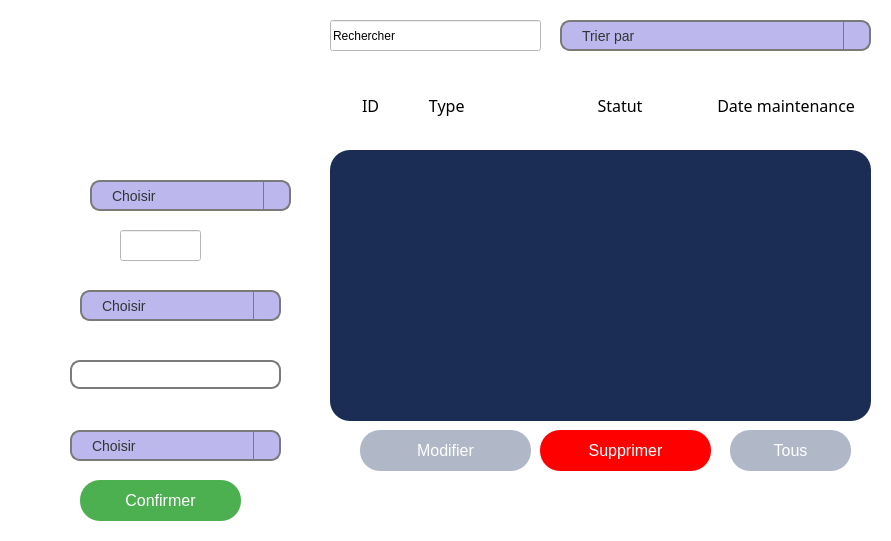
       <widget class="QStackedWidget" name="stackedWidget_3">
        <property name="geometry">
         <rect>
          <x>349</x>
          <y>229</y>
          <width>891</width>
          <height>541</height>
         </rect>
        </property>
        <property name="styleSheet">
         <string notr="true">background: transparent;
</string>
        </property>
        <property name="currentIndex">
         <number>1</number>
        </property>
        <widget class="QWidget" name="mapcentre">
         <widget class="QWidget" name="verticalLayoutWidget_2">
          <property name="geometry">
           <rect>
            <x>0</x>
            <y>-1</y>
            <width>901</width>
            <height>551</height>
           </rect>
          </property>
          <layout class="QVBoxLayout" name="verticalLayout"/>
         </widget>
        </widget>
        <widget class="QWidget" name="donnees">
         <property name="styleSheet">
          <string notr="true">background: transparent;
</string>
         </property>
         <widget class="QPushButton" name="statBtn">
          <property name="geometry">
           <rect>
            <x>730</x>
            <y>430</y>
            <width>121</width>
            <height>41</height>
           </rect>
          </property>
          <property name="styleSheet">
           <string notr="true">QPushButton {
    font-family: 'OCR A Extended', sans-serif; /* Police OCR A Extended */
    font-size: 16px; /* Taille de la police */
    color: white; /* Couleur du texte */
    background-color:#b0b7c7; /* Couleur de fond */
    border: none; /* Pas de bordure */
    border-radius: 20px; /* Coins arrondis */
    padding: 10px 20px; /* Espacement interne */
    cursor: pointer; /* Changement du curseur au survol */
}

QPushButton:hover {
    background-color: #1b2c55; /* Couleur de fond au survol */
}

QPushButton:pressed {
    background-color:#1b2c55; /* Couleur de fond lorsqu'on clique */
    padding-top: 9px; /* Réduction de l'espacement interne pour un effet de clic */
    padding-left: 19px; /* Réduction de l'espacement interne pour un effet de clic */
}
</string>
          </property>
          <property name="text">
           <string>Tous</string>
          </property>
         </widget>
         <widget class="QComboBox" name="type_m">
          <property name="geometry">
           <rect>
            <x>90</x>
            <y>180</y>
            <width>201</width>
            <height>31</height>
           </rect>
          </property>
          <property name="styleSheet">
           <string notr="true">QComboBox {
   font-family: 'OCR A Extended', sans-serif; /* Police OCR A Extended */
	background-color: rgb(188, 184, 238);
    border: 2px solid #7a7a7a; /* Bordure */
    border-radius: 10px; /* Coins arrondis */
    padding: 5px 20px; /* Espacement interne */
    color: #333; /* Couleur du texte */
    font-size: 14px; /* Taille de la police */
}

/* Style de la liste déroulante */
QComboBox QAbstractItemView {
    background-color: #ffffff; /* Couleur de fond de la liste */
    border: 1px solid #7a7a7a; /* Bordure de la liste */
    selection-background-color: #0078d7; /* Couleur de fond lors de la sélection */
    selection-color: white; /* Couleur du texte lors de la sélection */
}

/* Style pour le bouton de la liste déroulante */
QComboBox::drop-down {
    subcontrol-origin: padding;
    subcontrol-position: top right;
    width: 25px; /* Largeur du bouton de liste déroulante */
    border-left: 1px solid #7a7a7a; /* Bordure gauche du bouton */
}

/* Style pour la flèche du bouton de liste déroulante */
QComboBox::down-arrow {
    image: url(arrow.png); /* Remplace par le chemin de ton image de flèche */
    width: 10px; /* Largeur de la flèche */
    height: 10px; /* Hauteur de la flèche */
}

/* Effet au survol */
QComboBox:hover {
    border: 2px solid #0056b3; /* Couleur de bordure au survol */
}

QComboBox:focus {
    border: 2px solid #0078d7; /* Couleur de bordure lors du focus */
}
QComboBox::down-arrow {
    color: #333; /* Couleur de la flèche */
    width: 10px; /* Largeur de la flèche */
    height: 10px; /* Hauteur de la flèche */
}</string>
          </property>
          <item>
           <property name="text">
            <string>Choisir</string>
           </property>
          </item>
          <item>
           <property name="text">
            <string>Tour CNC</string>
           </property>
          </item>
          <item>
           <property name="text">
            <string>Fraiseuse CNC</string>
           </property>
          </item>
          <item>
           <property name="text">
            <string>Robots industriels</string>
           </property>
          </item>
          <item>
           <property name="text">
            <string>Imprimante 3D</string>
           </property>
          </item>
         </widget>
         <widget class="QPushButton" name="modifierButton">
          <property name="geometry">
           <rect>
            <x>360</x>
            <y>430</y>
            <width>171</width>
            <height>41</height>
           </rect>
          </property>
          <property name="styleSheet">
           <string notr="true">QPushButton {
    font-family: 'OCR A Extended', sans-serif; /* Police OCR A Extended */
    font-size: 16px; /* Taille de la police */
    color: white; /* Couleur du texte */
    background-color: #b0b7c7; /* Couleur de fond */
    border: none; /* Pas de bordure */
    border-radius: 20px; /* Coins arrondis */
    padding: 10px 20px; /* Espacement interne */
    cursor: pointer; /* Changement du curseur au survol */
}

QPushButton:hover {
    background-color: #1b2c55; /* Couleur de fond au survol */
}

QPushButton:pressed {
    background-color:#1b2c55; /* Couleur de fond lorsqu'on clique */
    padding-top: 9px; /* Réduction de l'espacement interne pour un effet de clic */
    padding-left: 19px; /* Réduction de l'espacement interne pour un effet de clic */
}
</string>
          </property>
          <property name="text">
           <string>Modifier</string>
          </property>
         </widget>
         <widget class="QLineEdit" name="id_machine">
          <property name="geometry">
           <rect>
            <x>120</x>
            <y>230</y>
            <width>81</width>
            <height>31</height>
           </rect>
          </property>
          <property name="styleSheet">
           <string notr="true">background-color: rgb(255, 255, 255);</string>
          </property>
          <property name="text">
           <string/>
          </property>
         </widget>
         <widget class="QDateEdit" name="date_maintenance">
          <property name="geometry">
           <rect>
            <x>70</x>
            <y>360</y>
            <width>211</width>
            <height>29</height>
           </rect>
          </property>
          <property name="styleSheet">
           <string notr="true">QDateEdit {
  
    border: 2px solid #7a7a7a; /* Bordure */
    border-radius: 10px; /* Coins arrondis */
    padding: 5px 10px; /* Espacement interne */
    color: white; /* Couleur du texte */
    font-family: 'OCR A Extended', sans-serif; /* Police OCR A Extended */
    font-size: 14px; /* Taille de la police */
}

/* Style pour le bouton de sélection de date */
QDateEdit::drop-down {
    subcontrol-origin: padding;
    subcontrol-position: top right;
    width: 25px; /* Largeur du bouton de liste déroulante */
    border-left: 1px solid #7a7a7a; /* Bordure gauche du bouton */
}

/* Style pour la flèche du bouton de sélection de date */
QDateEdit::down-arrow {
    image: url(arrow.png); /* Remplace par le chemin de ton image de flèche */
    width: 10px; /* Largeur de la flèche */
    height: 10px; /* Hauteur de la flèche */
}

/* Effet au survol */
QDateEdit:hover {
    border: 2px solid #0056b3; /* Couleur de bordure au survol */
}

QDateEdit:focus {
    border: 2px solid #0078d7; /* Couleur de bordure lors du focus */
}
</string>
          </property>
         </widget>
         <widget class="QLineEdit" name="lineEdit_5">
          <property name="enabled">
           <bool>true</bool>
          </property>
          <property name="geometry">
           <rect>
            <x>20</x>
            <y>170</y>
            <width>161</width>
            <height>51</height>
           </rect>
          </property>
          <property name="font">
           <font>
            <family>OCR A Extended</family>
            <pointsize>12</pointsize>
            <bold>false</bold>
            <underline>false</underline>
           </font>
          </property>
          <property name="acceptDrops">
           <bool>true</bool>
          </property>
          <property name="autoFillBackground">
           <bool>false</bool>
          </property>
          <property name="styleSheet">
           <string notr="true">QLineEdit { background-color: transparent;
color:white; }</string>
          </property>
          <property name="text">
           <string>Type</string>
          </property>
          <property name="frame">
           <bool>false</bool>
          </property>
          <property name="readOnly">
           <bool>false</bool>
          </property>
         </widget>
         <widget class="QLineEdit" name="lineEdit_3">
          <property name="enabled">
           <bool>true</bool>
          </property>
          <property name="geometry">
           <rect>
            <x>360</x>
            <y>80</y>
            <width>711</width>
            <height>51</height>
           </rect>
          </property>
          <property name="font">
           <font>
            <family>Impact</family>
            <pointsize>12</pointsize>
            <bold>false</bold>
            <underline>false</underline>
           </font>
          </property>
          <property name="acceptDrops">
           <bool>true</bool>
          </property>
          <property name="autoFillBackground">
           <bool>false</bool>
          </property>
          <property name="styleSheet">
           <string notr="true">QLineEdit { background-color: transparent;
color:black; }</string>
          </property>
          <property name="text">
           <string>ID            Type                                Statut                  Date maintenance            Localisation</string>
          </property>
          <property name="frame">
           <bool>false</bool>
          </property>
          <property name="readOnly">
           <bool>false</bool>
          </property>
         </widget>
         <widget class="QPushButton" name="confirmerMachine">
          <property name="geometry">
           <rect>
            <x>80</x>
            <y>480</y>
            <width>161</width>
            <height>41</height>
           </rect>
          </property>
          <property name="styleSheet">
           <string notr="true">QPushButton {
    font-family: 'OCR A Extended', sans-serif; /* Police OCR A Extended */
    font-size: 16px; /* Taille de la police */
    color: white; /* Couleur du texte */
    background-color: #4CAF50; /* Couleur de fond */
    border: none; /* Pas de bordure */
   border-radius: 20px; /* Coins arrondis */
    padding: 10px 20px; /* Espacement interne */
    cursor: pointer; /* Changement du curseur au survol */
}

QPushButton:hover {
    background-color: green; /* Couleur de fond au survol */
}

QPushButton:pressed {
    background-color:green; /* Couleur de fond lorsqu'on clique */
    padding-top: 9px; /* Réduction de l'espacement interne pour un effet de clic */
    padding-left: 19px; /* Réduction de l'espacement interne pour un effet de clic */
}
</string>
          </property>
          <property name="text">
           <string>Confirmer</string>
          </property>
         </widget>
         <widget class="QLineEdit" name="searchLineEdit">
          <property name="geometry">
           <rect>
            <x>330</x>
            <y>20</y>
            <width>211</width>
            <height>31</height>
           </rect>
          </property>
          <property name="styleSheet">
           <string notr="true">QLineEdit {
	background-color: rgb(255, 255, 255);
    font-family: &quot;OCR A Extended&quot;;  /* Définit la police sur OCR A Extended */
    /*font-size: 14px;                /* Taille de la police (ajustable) */
   /* color: black;                   /* Couleur du texte */
    /*padding: 5px;                   /* Espacement interne */
   /* border: 1px solid gray;         /* Bordure grise */
   /* border-radius: 5px;             /* Coins arrondis */
}
</string>
          </property>
          <property name="text">
           <string>Rechercher</string>
          </property>
         </widget>
         <widget class="QPushButton" name="supprimerMachine">
          <property name="geometry">
           <rect>
            <x>540</x>
            <y>430</y>
            <width>171</width>
            <height>41</height>
           </rect>
          </property>
          <property name="styleSheet">
           <string notr="true">QPushButton {
    font-family: 'OCR A Extended', sans-serif; /* Police OCR A Extended */
    font-size: 16px; /* Taille de la police */
    color: white; /* Couleur du texte */
    background-color: red; /* Couleur de fond */
    border: none; /* Pas de bordure */
   border-radius: 20px; /* Coins arrondis */
    padding: 10px 20px; /* Espacement interne */
    cursor: pointer; /* Changement du curseur au survol */
}

QPushButton:hover {
    background-color: #1b2c55; /* Couleur de fond au survol */
}

QPushButton:pressed {
    background-color:#1b2c55; /* Couleur de fond lorsqu'on clique */
    padding-top: 9px; /* Réduction de l'espacement interne pour un effet de clic */
    padding-left: 19px; /* Réduction de l'espacement interne pour un effet de clic */
}
</string>
          </property>
          <property name="text">
           <string>Supprimer</string>
          </property>
         </widget>
         <widget class="QComboBox" name="statut_m">
          <property name="geometry">
           <rect>
            <x>80</x>
            <y>290</y>
            <width>201</width>
            <height>31</height>
           </rect>
          </property>
          <property name="styleSheet">
           <string notr="true">QComboBox {
   font-family: 'OCR A Extended', sans-serif; /* Police OCR A Extended */
	background-color: rgb(188, 184, 238);
    border: 2px solid #7a7a7a; /* Bordure */
    border-radius: 10px; /* Coins arrondis */
    padding: 5px 20px; /* Espacement interne */
    color: #333; /* Couleur du texte */
    font-size: 14px; /* Taille de la police */
}

/* Style de la liste déroulante */
QComboBox QAbstractItemView {
    background-color: #ffffff; /* Couleur de fond de la liste */
    border: 1px solid #7a7a7a; /* Bordure de la liste */
    selection-background-color: #0078d7; /* Couleur de fond lors de la sélection */
    selection-color: white; /* Couleur du texte lors de la sélection */
}

/* Style pour le bouton de la liste déroulante */
QComboBox::drop-down {
    subcontrol-origin: padding;
    subcontrol-position: top right;
    width: 25px; /* Largeur du bouton de liste déroulante */
    border-left: 1px solid #7a7a7a; /* Bordure gauche du bouton */
}

/* Style pour la flèche du bouton de liste déroulante */
QComboBox::down-arrow {
    image: url(arrow.png); /* Remplace par le chemin de ton image de flèche */
    width: 10px; /* Largeur de la flèche */
    height: 10px; /* Hauteur de la flèche */
}

/* Effet au survol */
QComboBox:hover {
    border: 2px solid #0056b3; /* Couleur de bordure au survol */
}

QComboBox:focus {
    border: 2px solid #0078d7; /* Couleur de bordure lors du focus */
}
QComboBox::down-arrow {
    color: #333; /* Couleur de la flèche */
    width: 10px; /* Largeur de la flèche */
    height: 10px; /* Hauteur de la flèche */
}</string>
          </property>
          <item>
           <property name="text">
            <string>Choisir</string>
           </property>
          </item>
          <item>
           <property name="text">
            <string>en fonctionnement</string>
           </property>
          </item>
          <item>
           <property name="text">
            <string>en maintenance</string>
           </property>
          </item>
          <item>
           <property name="text">
            <string>en panne</string>
           </property>
          </item>
         </widget>
         <widget class="QLineEdit" name="lineEdit_13">
          <property name="enabled">
           <bool>true</bool>
          </property>
          <property name="geometry">
           <rect>
            <x>30</x>
            <y>390</y>
            <width>161</width>
            <height>51</height>
           </rect>
          </property>
          <property name="font">
           <font>
            <family>OCR A Extended</family>
            <pointsize>12</pointsize>
            <bold>false</bold>
            <underline>false</underline>
           </font>
          </property>
          <property name="acceptDrops">
           <bool>true</bool>
          </property>
          <property name="autoFillBackground">
           <bool>false</bool>
          </property>
          <property name="styleSheet">
           <string notr="true">QLineEdit { background-color: transparent;
color:white; }</string>
          </property>
          <property name="text">
           <string>localisation</string>
          </property>
          <property name="frame">
           <bool>false</bool>
          </property>
          <property name="readOnly">
           <bool>false</bool>
          </property>
         </widget>
         <widget class="QLineEdit" name="lineEdit_6">
          <property name="enabled">
           <bool>true</bool>
          </property>
          <property name="geometry">
           <rect>
            <x>30</x>
            <y>250</y>
            <width>161</width>
            <height>51</height>
           </rect>
          </property>
          <property name="font">
           <font>
            <family>OCR A Extended</family>
            <pointsize>12</pointsize>
            <bold>false</bold>
            <underline>false</underline>
           </font>
          </property>
          <property name="acceptDrops">
           <bool>true</bool>
          </property>
          <property name="autoFillBackground">
           <bool>false</bool>
          </property>
          <property name="styleSheet">
           <string notr="true">QLineEdit { background-color: transparent;
color:white; }</string>
          </property>
          <property name="text">
           <string>Statut</string>
          </property>
          <property name="frame">
           <bool>false</bool>
          </property>
          <property name="readOnly">
           <bool>false</bool>
          </property>
         </widget>
         <widget class="QLineEdit" name="lineEdit_14">
          <property name="enabled">
           <bool>true</bool>
          </property>
          <property name="geometry">
           <rect>
            <x>80</x>
            <y>220</y>
            <width>51</width>
            <height>51</height>
           </rect>
          </property>
          <property name="font">
           <font>
            <family>OCR A Extended</family>
            <pointsize>12</pointsize>
            <bold>false</bold>
            <underline>false</underline>
           </font>
          </property>
          <property name="acceptDrops">
           <bool>true</bool>
          </property>
          <property name="autoFillBackground">
           <bool>false</bool>
          </property>
          <property name="styleSheet">
           <string notr="true">QLineEdit { background-color: transparent;
color:white; }</string>
          </property>
          <property name="text">
           <string>ID</string>
          </property>
          <property name="frame">
           <bool>false</bool>
          </property>
          <property name="readOnly">
           <bool>false</bool>
          </property>
         </widget>
         <widget class="QComboBox" name="localisation">
          <property name="geometry">
           <rect>
            <x>70</x>
            <y>430</y>
            <width>211</width>
            <height>31</height>
           </rect>
          </property>
          <property name="styleSheet">
           <string notr="true">QComboBox {
   font-family: 'OCR A Extended', sans-serif; /* Police OCR A Extended */
	background-color: rgb(188, 184, 238);
    border: 2px solid #7a7a7a; /* Bordure */
    border-radius: 10px; /* Coins arrondis */
    padding: 5px 20px; /* Espacement interne */
    color: #333; /* Couleur du texte */
    font-size: 14px; /* Taille de la police */
}

/* Style de la liste déroulante */
QComboBox QAbstractItemView {
    background-color: #ffffff; /* Couleur de fond de la liste */
    border: 1px solid #7a7a7a; /* Bordure de la liste */
    selection-background-color: #0078d7; /* Couleur de fond lors de la sélection */
    selection-color: white; /* Couleur du texte lors de la sélection */
}

/* Style pour le bouton de la liste déroulante */
QComboBox::drop-down {
    subcontrol-origin: padding;
    subcontrol-position: top right;
    width: 25px; /* Largeur du bouton de liste déroulante */
    border-left: 1px solid #7a7a7a; /* Bordure gauche du bouton */
}

/* Style pour la flèche du bouton de liste déroulante */
QComboBox::down-arrow {
    image: url(arrow.png); /* Remplace par le chemin de ton image de flèche */
    width: 10px; /* Largeur de la flèche */
    height: 10px; /* Hauteur de la flèche */
}

/* Effet au survol */
QComboBox:hover {
    border: 2px solid #0056b3; /* Couleur de bordure au survol */
}

QComboBox:focus {
    border: 2px solid #0078d7; /* Couleur de bordure lors du focus */
}
QComboBox::down-arrow {
    color: #333; /* Couleur de la flèche */
    width: 10px; /* Largeur de la flèche */
    height: 10px; /* Hauteur de la flèche */
}</string>
          </property>
          <item>
           <property name="text">
            <string>Choisir</string>
           </property>
          </item>
          <item>
           <property name="text">
            <string>Tunis</string>
           </property>
          </item>
          <item>
           <property name="text">
            <string>Monastir</string>
           </property>
          </item>
          <item>
           <property name="text">
            <string>Jendouba</string>
           </property>
          </item>
          <item>
           <property name="text">
            <string>Bizert</string>
           </property>
          </item>
         </widget>
         <widget class="QLineEdit" name="lineEdit_9">
          <property name="enabled">
           <bool>true</bool>
          </property>
          <property name="geometry">
           <rect>
            <x>30</x>
            <y>320</y>
            <width>301</width>
            <height>51</height>
           </rect>
          </property>
          <property name="font">
           <font>
            <family>OCR A Extended</family>
            <pointsize>12</pointsize>
            <bold>false</bold>
            <underline>false</underline>
           </font>
          </property>
          <property name="acceptDrops">
           <bool>true</bool>
          </property>
          <property name="autoFillBackground">
           <bool>false</bool>
          </property>
          <property name="styleSheet">
           <string notr="true">QLineEdit { background-color: transparent;
color:white; }</string>
          </property>
          <property name="text">
           <string>Date maintenance </string>
          </property>
          <property name="frame">
           <bool>false</bool>
          </property>
          <property name="readOnly">
           <bool>false</bool>
          </property>
         </widget>
         <widget class="QTableView" name="tableMachine">
          <property name="geometry">
           <rect>
            <x>330</x>
            <y>150</y>
            <width>541</width>
            <height>271</height>
           </rect>
          </property>
          <property name="font">
           <font>
            <bold>true</bold>
           </font>
          </property>
          <property name="styleSheet">
           <string notr="true"> border-radius: 20px; /* Coins arrondis */
background-color: #1b2c55;
color:white;</string>
          </property>
          <property name="editTriggers">
           <set>QAbstractItemView::AnyKeyPressed|QAbstractItemView::EditKeyPressed</set>
          </property>
          <property name="dragDropOverwriteMode">
           <bool>false</bool>
          </property>
          <property name="showGrid">
           <bool>true</bool>
          </property>
          <attribute name="horizontalHeaderVisible">
           <bool>false</bool>
          </attribute>
          <attribute name="horizontalHeaderHighlightSections">
           <bool>false</bool>
          </attribute>
          <attribute name="verticalHeaderVisible">
           <bool>false</bool>
          </attribute>
          <attribute name="verticalHeaderHighlightSections">
           <bool>false</bool>
          </attribute>
         </widget>
         <widget class="QComboBox" name="comboBoxtrie">
          <property name="geometry">
           <rect>
            <x>560</x>
            <y>20</y>
            <width>311</width>
            <height>31</height>
           </rect>
          </property>
          <property name="styleSheet">
           <string notr="true">QComboBox {
   font-family: 'OCR A Extended', sans-serif; /* Police OCR A Extended */
	background-color: rgb(188, 184, 238);
    border: 2px solid #7a7a7a; /* Bordure */
    border-radius: 10px; /* Coins arrondis */
    padding: 5px 20px; /* Espacement interne */
    color: #333; /* Couleur du texte */
    font-size: 14px; /* Taille de la police */
}

/* Style de la liste déroulante */
QComboBox QAbstractItemView {
    background-color: #ffffff; /* Couleur de fond de la liste */
    border: 1px solid #7a7a7a; /* Bordure de la liste */
    selection-background-color: #0078d7; /* Couleur de fond lors de la sélection */
    selection-color: white; /* Couleur du texte lors de la sélection */
}

/* Style pour le bouton de la liste déroulante */
QComboBox::drop-down {
    subcontrol-origin: padding;
    subcontrol-position: top right;
    width: 25px; /* Largeur du bouton de liste déroulante */
    border-left: 1px solid #7a7a7a; /* Bordure gauche du bouton */
}

/* Style pour la flèche du bouton de liste déroulante */
QComboBox::down-arrow {
    image: url(arrow.png); /* Remplace par le chemin de ton image de flèche */
    width: 10px; /* Largeur de la flèche */
    height: 10px; /* Hauteur de la flèche */
}

/* Effet au survol */
QComboBox:hover {
    border: 2px solid #0056b3; /* Couleur de bordure au survol */
}

QComboBox:focus {
    border: 2px solid #0078d7; /* Couleur de bordure lors du focus */
}
QComboBox::down-arrow {
    color: #333; /* Couleur de la flèche */
    width: 10px; /* Largeur de la flèche */
    height: 10px; /* Hauteur de la flèche */
}</string>
          </property>
          <item>
           <property name="text">
            <string>Trier par</string>
           </property>
          </item>
          <item>
           <property name="text">
            <string>Ord.alpha (localisation)</string>
           </property>
          </item>
          <item>
           <property name="text">
            <string>Ord.alpha (type)</string>
           </property>
          </item>
          <item>
           <property name="text">
            <string>Date.maint la plus proche</string>
           </property>
          </item>
         </widget>
         <widget class="QLabel" name="typelabel">
          <property name="geometry">
           <rect>
            <x>50</x>
            <y>60</y>
            <width>211</width>
            <height>111</height>
           </rect>
          </property>
          <property name="styleSheet">
           <string notr="true">background-color:white</string>
          </property>
          <property name="text">
           <string/>
          </property>
          <property name="scaledContents">
           <bool>true</bool>
          </property>
         </widget>
        </widget>
        <widget class="QWidget" name="statistiques">
         <widget class="QWidget" name="verticalLayoutWidget">
          <property name="geometry">
           <rect>
            <x>0</x>
            <y>-1</y>
            <width>891</width>
            <height>541</height>
           </rect>
          </property>
          <layout class="QVBoxLayout" name="verticalLayoutStat"/>
         </widget>
        </widget>
        <widget class="QWidget" name="calendrier">
         <widget class="QCalendarWidget" name="calendarWidget">
          <property name="geometry">
           <rect>
            <x>0</x>
            <y>0</y>
            <width>891</width>
            <height>541</height>
           </rect>
          </property>
          <property name="cursor">
           <cursorShape>CrossCursor</cursorShape>
          </property>
          <property name="styleSheet">
           <string notr="true">background-color: rgb(85, 85, 255);

QCalendarWidget QComboBox {
    background-color: white;   /* Fond blanc pour le menu déroulant des mois */
    border: 1px solid #cccccc; /* Bordure gris clair */
}</string>
          </property>
         </widget>
         <widget class="QLabel" name="label">
          <property name="geometry">
           <rect>
            <x>0</x>
            <y>10</y>
            <width>351</width>
            <height>41</height>
           </rect>
          </property>
          <property name="font">
           <font>
            <family>OCR A Extended</family>
            <pointsize>14</pointsize>
            <underline>true</underline>
           </font>
          </property>
          <property name="styleSheet">
           <string notr="true">background-color: rgb(200, 194, 194);
color: rgb(255, 0, 0);</string>
          </property>
          <property name="text">
           <string>Les dates de maintenance</string>
          </property>
         </widget>
         <zorder>label</zorder>
         <zorder>calendarWidget</zorder>
        </widget>
        <widget class="QWidget" name="pdf"/>
       </widget>
